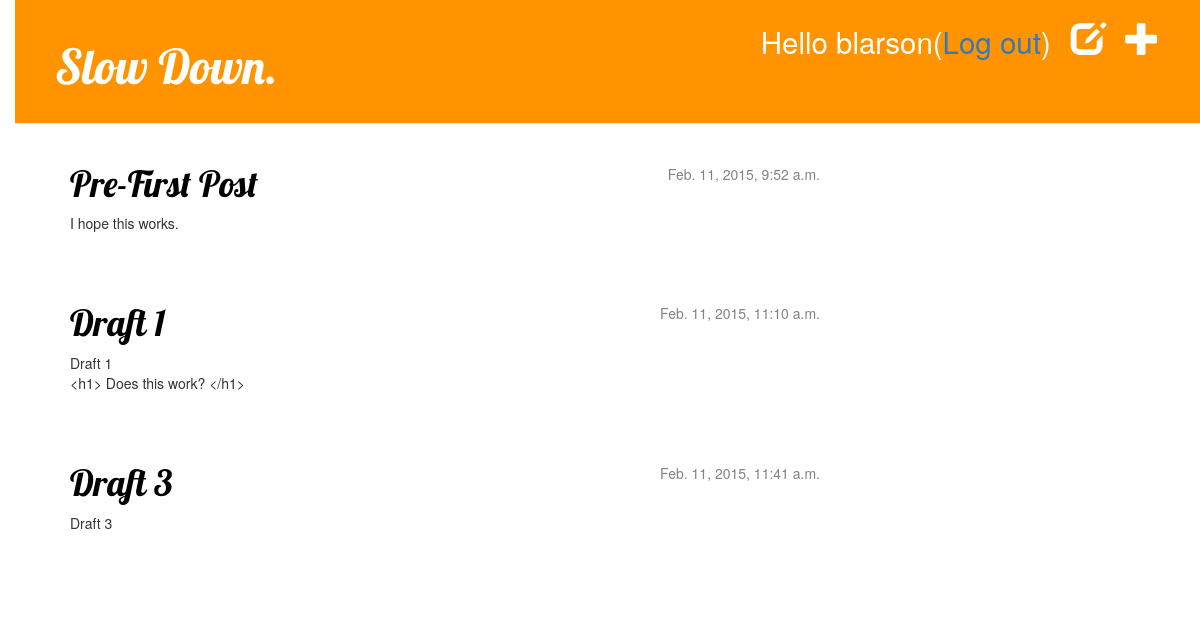
/ (signed in), run on the app's committed database.
### blog/models.py (models this page shows, shortened)
class Post(models.Model):
    author = models.ForeignKey('auth.User')
    title = models.CharField(max_length=200)
    text = models.TextField()
    created_date = models.DateTimeField(default = timezone.now())
    published_date = models.DateTimeField(blank = True, null = True)

### blog/views.py (the view)
# urls.py: url(r'^$', views.post_list),
def post_list(request):
    posts = Post.objects.filter(published_date__isnull=False).order_by('published_date')
    return render(request, 'blog/post_list.html', {'posts': posts})

### blog/templates/blog/post_list.html
{% extends 'blog/base.html' %}
{% block content %}
  {% for post in posts %}
    <div class="post">
      <div class="date">
        {{ post.published_date }}
      </div>
        <h1><a href="{% url 'blog.views.post_detail' pk=post.pk %}">{{ post.title }}</a></h1>
        <p>{{ post.text|linebreaks }}</p>
    </div>
  {% endfor %}
{% endblock content %}

### blog/templates/blog/base.html (shortened to what this page needs)
{% load staticfiles %}
<html>
<head>
  <link rel="stylesheet" href="//maxcdn.bootstrapcdn.com/bootstrap/3.2.0/css/bootstrap.min.css">
  <link rel="stylesheet" href="//maxcdn.bootstrapcdn.com/bootstrap/3.2.0/css/bootstrap-theme.min.css">
  <link rel="stylesheet" href="{% static 'css/blog.css' %}">
</head>
<body>
  <div class="page-header">
    {% if user.is_authenticated %}
    <a href="{% url 'blog.views.post_new' %}" class="top-menu"><span class="glyphicon glyphicon-plus"></span></a>
    <a href="{% url 'post_draft_list' %}" class="top-menu"><span class="glyphicon glyphicon-edit"></span></a>
    <p class="top-menu"><small>Hello {{ user.username }}(<a href="{% url 'django.contrib.auth.views.logout' %}">Log out</a>)</small></p>
    {% else %}
    <a href="{% url 'django.contrib.auth.views.login' %}" class="top-menu"><span class="glyphicon glyphicon-lock"></span></a>
    {% endif %}
    <h1><a href="/">Slow Down. </a></h1>
  </div>
  <div class="content container">
    <div class="row">
      <div class="col-md-8">
      {% block content %}
      {% endblock %}
      </div>
    </div>
  </div>
</body>
</html>

### static/css/blog.css (style rules this page uses)
h1 a { color: #FCA205; font-family: 'Lobster'; }
body { padding-left: 15px; }
.page-header { background-color: #ff9400; margin-top: 0; padding: 20px 20px 20px 40px; }
.page-header h1, .page-header h1 a, .page-header h1 a:visited, .page-header h1 a:active { color: #ffffff; font-size: 36pt; text-decoration: none; }
.content { margin-left: 40px; }
h1, h2, h3, h4 { font-family: 'Lobster', cursive; }
.date { float: right; color: #828282; }
.top-menu, .top-menu:hover, .top-menu:visited { color: #ffffff; float: right; font-size: 26pt; margin-right: 20px; }
.post { margin-bottom: 70px; }
.post h1 a, .post h1 a:visited { color: #000000; }

### data on the page
Post: published_date "Feb. 11, 2015, 9:52 a.m.", title "Pre-First Post", text "I hope this works."
Post: published_date "Feb. 11, 2015, 11:10 a.m.", title "Draft 1", text "Draft 1 <h1> Does this work? </h1>"
Post: published_date "Feb. 11, 2015, 11:41 a.m.", title "Draft 3", text "Draft 3"

### other printed values
{{ user.username }} "blarson"
